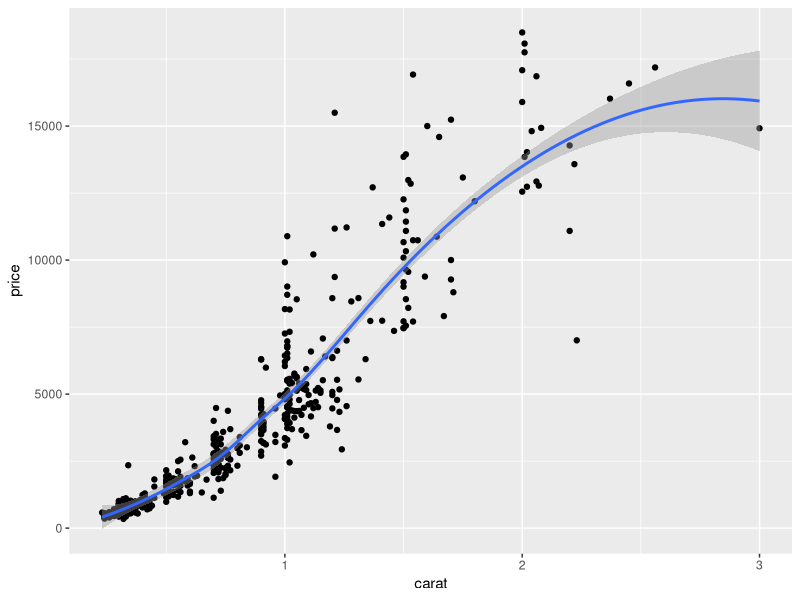
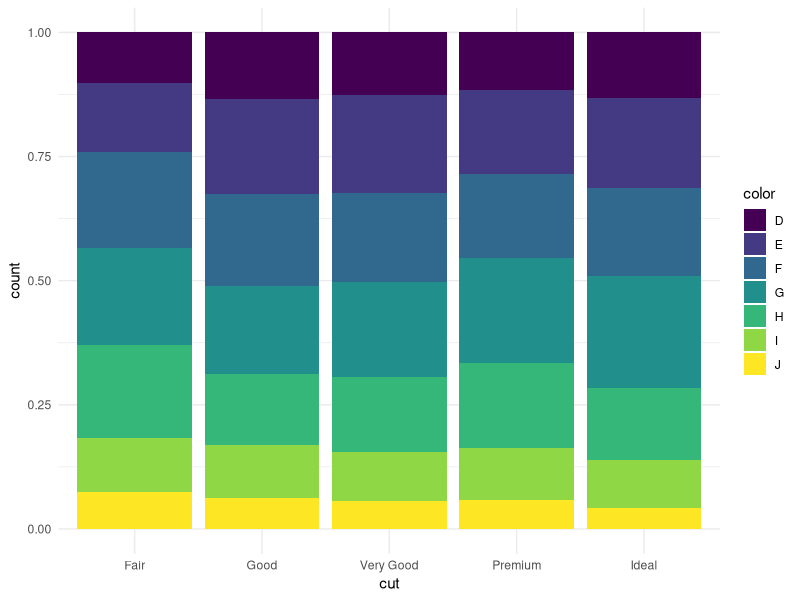

The R source for these figures, in order:
## ---- chunk 1
library (tidyverse)
head (diamonds)
## ---- chunk 2
set.seed(42)
ggplot (diamonds %>% sample_n(500),
        aes (carat, price))+
  geom_point()+
  geom_smooth()
## ---- chunk 3
ggplot (diamonds, mapping = aes(cut, fill=color)) +
  geom_bar(position = "fill") +
  theme_minimal()
